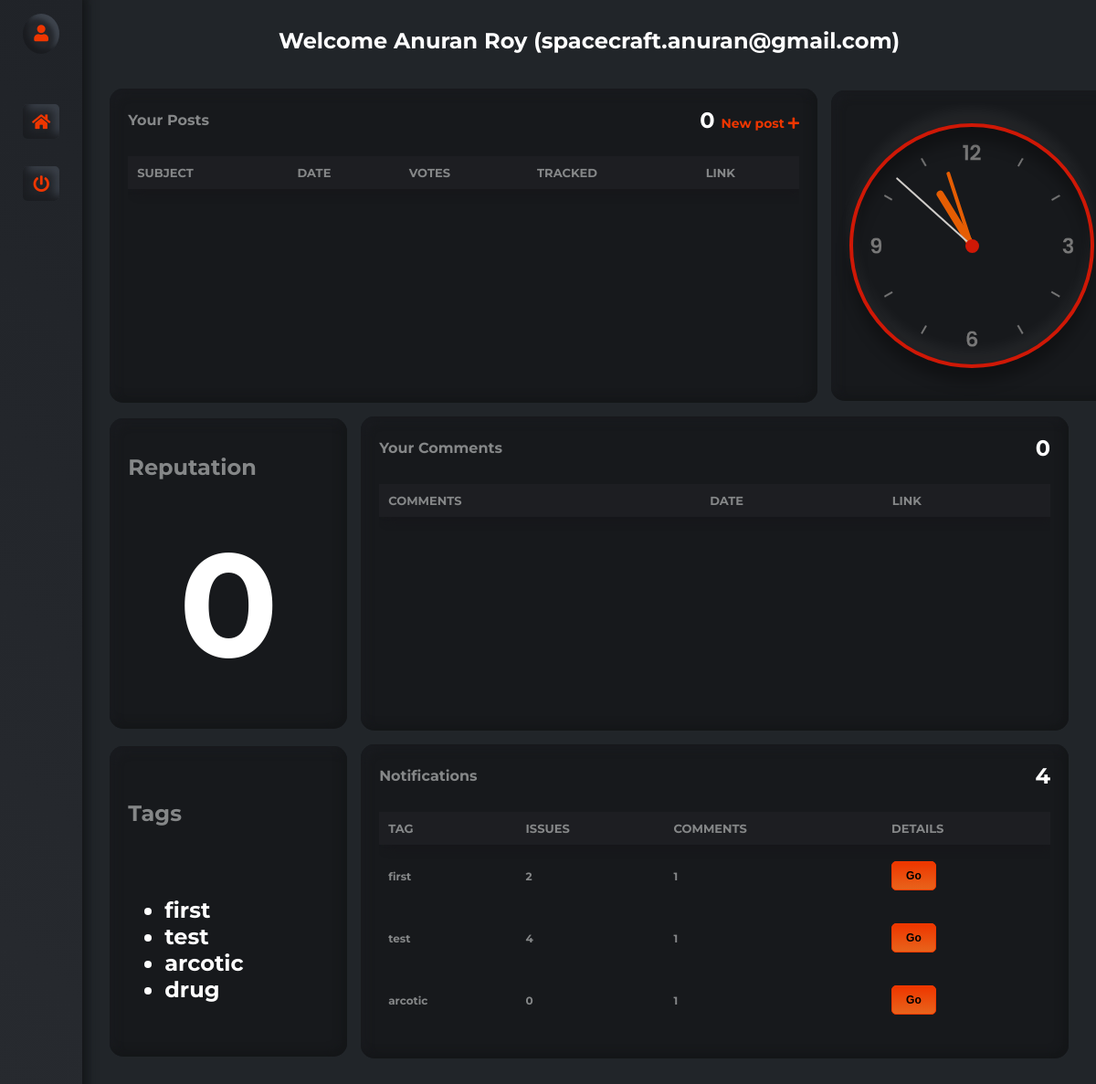
The app's page /forum/dashboard/ (signed in), older data.
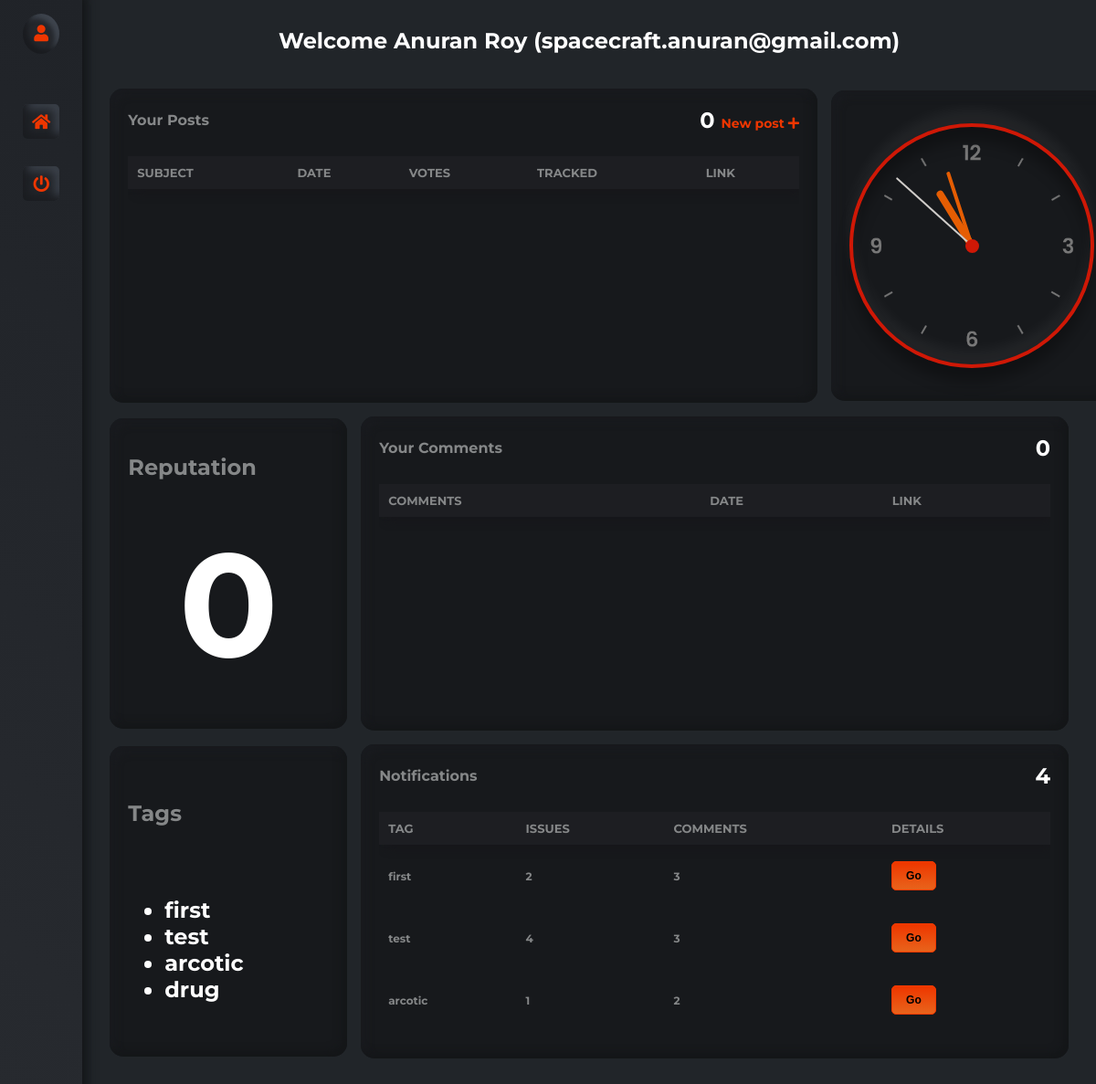
The same page, newer data.
### forum/models.py (models this page shows)
class Tags(models.Model):
    sno = models.AutoField(primary_key=True)
    label = models.CharField(max_length=100, default="Untagged", unique=True)
    usernames = models.JSONField(default=list)
    issues = models.JSONField(default=list)
    comments = models.JSONField(default=list)
    def __str__(self):
        return self.label

### forum/views.py (the view)
# urls.py: path('dashboard/', views.dashboard, name="Dashboard"),
def dashboard(request):
    try:
        if request.user.is_authenticated:
            activity = list(Issue.objects.filter(user=request.user))
            data = User.objects.filter(username = request.user.username)
            profile = UserProfile.objects.filter(username = request.user.username).first()
            if request.user.is_superuser:
                return redirect("/admin/")
            isTeacher = False
            if(profile == None):
                profile = TeacherProfile.objects.filter(username = request.user.username).first()
                isTeacher = True
            params = dict(data.values()[0])
            params["activity"] = activity
            params["rollno"] = profile.__dict__["rollno"] if not request.user.is_superuser else "NA"
            params["reputation"] = profile.__dict__["reputation"] if not request.user.is_superuser else "Inf"
            params["profilepic"] = profile.__dict__["profilepic"] if not request.user.is_superuser else ''
            if isTeacher:
                params["tags"] = profile.__dict__["tags"]
            comments_activity = list(Comment.objects.filter(username=request.user.username))
            params["comments"] = comments_activity
            if isTeacher:
                a = list(Tags.objects.all())
                username = request.user.username
                ls = []
                for i in a:
                    if username in i.usernames:
                        ls.append(i)
                params["notifications"] = ls
                myprof = TeacherProfile.objects.filter(username=username).first()
                ls2 = [x.label for x in ls]
                if myprof is not None:
                    myprof.tags = ls2
                    myprof.save()
                print(f"\n\n\n{ls}\n\n\n")
            if isTeacher:
                return render(request, 'forum/staff/dashboard.html', params)
            else:
                return render(request, 'forum/student/dashboard.html', params)
        else:
            return redirect('/forum/login')
    except Exception as e:
        return errorPage(request, messages["500"])

### forum/templates/forum/staff/dashboard.html (shortened to what the changed rows need)
{% load static %}
<!DOCTYPE html>
<html lang="en">
  <head>
    <link
      rel="stylesheet"
      href="https://cdnjs.cloudflare.com/ajax/libs/font-awesome/5.15.1/css/all.min.css"
    />
    <link rel="stylesheet" href="{% static 'forum/dashboard/styles.css' %}" />
  </head>
  <body>
    <div id="wrapper">
      <div id="page-content-wrapper">
        <p class="row my-4">
        <center><h2 style="color: white;">Welcome {{ first_name }} {{ last_name }} ({{ username }})</h2></center>
        <br>
        <br>
        </p>
        <div class="row">
          <div class="card card1">
            <div class="card1_title_wrapper">
              <h1 class="car1_title">Your Posts</h1>
            </div>
            <div class="card1_table_wrapper card_scroll">
              <table class="card1_table card_scroll" id="PostsTable">
                <thead class="card1_table_head">
                  <tr>
                    <th onclick="sortTable(0,'PostsTable')">Subject</th>
                    <th onclick="sortTable(1,'PostsTable')">Date</th>
                    <th onclick="sortTable(2,'PostsTable')">Votes</th>
                    <th onclick="sortTable(3,'PostsTable')">Tracked</th>
                    <th onclick="sortTable(4,'PostsTable')">Link</th>
                  </tr>
                </thead>
              </table>
            </div>
          </div>
        </div>
        <div class="row row2">
          <div class="card card3">
            <h2>Reputation</h2>
          </div>
          <div class="card card4">
            <div class="card1_title_wrapper">
              <h1 class="car1_title">Your Comments</h1>
            </div>
            <div class="card1_table_wrapper card_scroll">
              <table class="card1_table card_scroll" id="CommentsTable">
                <thead class="card1_table_head">
                  <tr>
                    <th onclick="sortTable(0,'CommentsTable')">Comments</th>
                    <th onclick="sortTable(1,'CommentsTable')">Date</th>
                    <th onclick="sortTable(2,'CommentsTable')">Link</th>
                  </tr>
                </thead>
                </div>
            </div>
          </div>
        </div>
        <div class="row row2">
          <div class="card card3">
            <h2>Tags</h2>
          </div>
          <div class="card card4">
            <div class="card1_title_wrapper">
              <h1 class="car1_title">Notifications</h1>
            </div>
            <div class="card1_table_wrapper card_scroll">
              <table class="card1_table card_scroll" id="NotificationsTable">
                <thead class="card1_table_head">
                  <tr>
                    <th onclick="sortTable(0,'NotificationsTable')">Tag</th>
                    <th onclick="sortTable(1,'NotificationsTable')">Issues</th>
                    <th onclick="sortTable(2,'NotificationsTable')">Comments</th>
                    <th onclick="sortTable(3,'NotificationsTable')">Details</th>
                  </tr>
                </thead>
                <tbody class="card1_table_tbody">
                  {% for i in notifications %}
                    <tr>
                      <td>{{ i.label }}</td>
                      <td>{{ i.issues|length }}</td>
                      <td>{{ i.comments|length }}</td>
                      <td>
                      <a href="/forum/tag/{{ i }}" target="_blank"><button class="btn btn-primary">Go</button></a>
                      </td>
                    </tr>
                  {% endfor %}
                </tbody>
              </table>
            </div>
          </div>
        </div>
      </div>
  </body>
</html>

Row changes from the older to the newer data that the page shows:
changed Tags "first": comments|length "1" → "3"
changed Tags "test": comments|length "1" → "3"
changed Tags "arcotic": issues|length "0" → "1"; comments|length "1" → "2"
